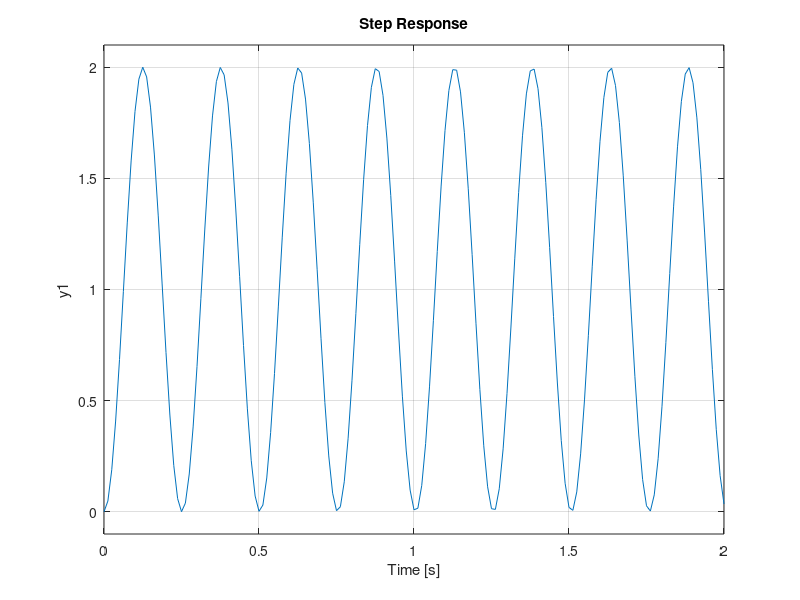
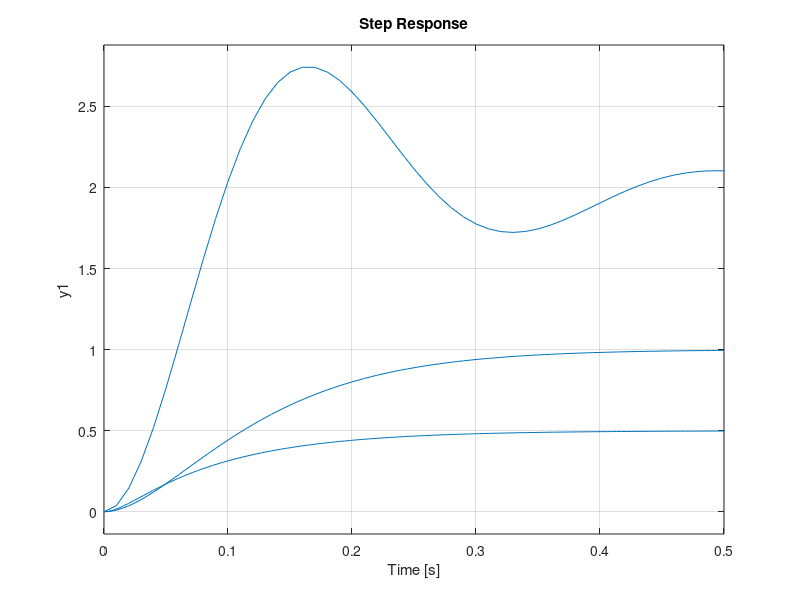
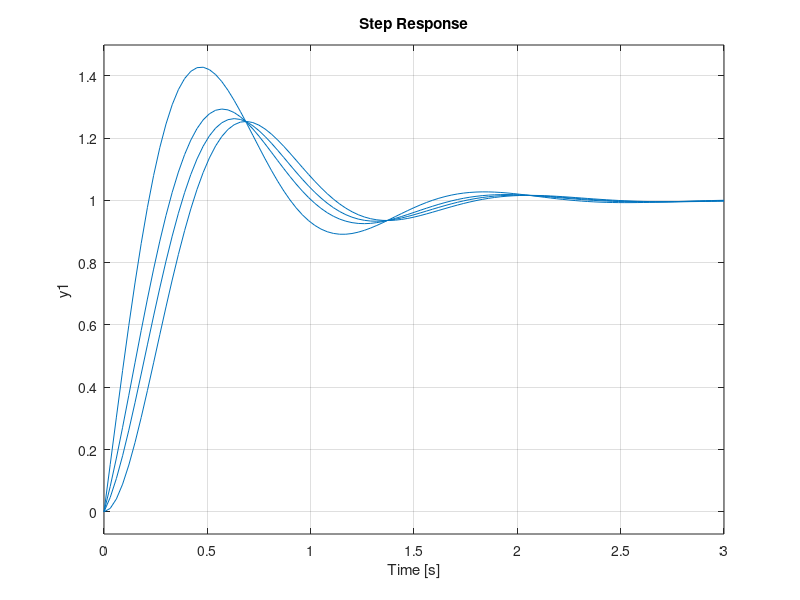

The MATLAB script that drew these images, in order:
sys=tf([625],[1 0 625])
step(sys)
damp(sys)
figure
pzmap(sys)

%*************************
clc
clear all

s=tf('s');

ts1= 800/(s^2+12*s+400);
ts2= 450/(s^2+90*s+900);
ts3= 225/(s^2+30*s+225);
ts4= 625/(s^2+625);

step(ts1)
[Wn1,zeta1]=damp(ts1)
hold on
step(ts2)
[Wn2,zeta2]=damp(ts2)
hold on
step(ts3)
[Wn3,zeta3]=damp(ts3)

figure 
pzmap(ts1)


%***************************

s= tf('s');
sys1 =tf([12],[1 8 12]);
sys2 =tf([16],[1 8 16]);
sys3 =tf([20],[1 8 20]);
sys4 =tf([50],[1 8 50]);

step(sys1)
hold on
pause
step(sys2)
hold on
pause
step(sys3)
hold on
pause
step(sys4)
hold on

%************************

clc
clear all

s=tf('s');

ts1= 25/((s+1)*(s^2+4*s+25));
ts2= 25/((s/5+1)*(s^2+4*s+25));
ts3= 25/((s/10+1)*(s^2+4*s+25));
ts4= 25/((s/20+1)*(s^2+4*s+25));
step(ts1)
[Wn1,zeta1]=damp(ts1)
hold on
step(ts2)
[Wn2,zeta2]=damp(ts2)
hold on
step(ts3)
[Wn3,zeta3]=damp(ts3)
hold on
step(ts4)
[Wn4,zeta4]=damp(ts4)

%******************************
clc
clear all

s=tf('s');

ts1= 25/(s^2+4*s+25);
ts2= 25*(s/5+1)/(s^2+4*s+25);
ts3= 25*(s/10+1)/(s^2+4*s+25);
ts4= 25*(s/20+1)/(s^2+4*s+25);
step(ts1)
[Wn1,zeta1]=damp(ts1)
hold on
step(ts2)
[Wn2,zeta2]=damp(ts2)
hold on
step(ts3)
[Wn3,zeta3]=damp(ts3)
hold on
step(ts4)
[Wn4,zeta4]=damp(ts4)

